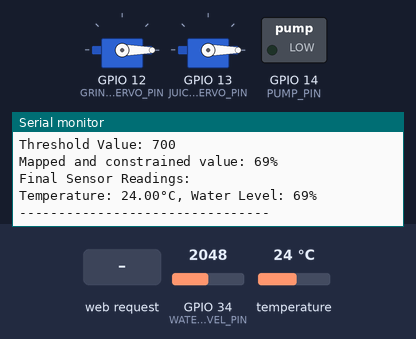
Simulated run of this sketch. Board: ESP32. Parts: 2 × servo, switched loads named in the sketch (green lamp = pin HIGH), the last lines printed to the serial monitor. The inputs (shaded band) are chosen by the test bench; at power-on: GPIO 34 (WATER_LEVEL_PIN) = 2048, temperature 24 °C (analog values on the 0–4095 scale). WiFi joins after 1.5 s; servers stay silent unless stated.

Above: at 2.7 s.
2.8 s: GPIO 34 (WATER_LEVEL_PIN) set to 660
At 4.8 s:
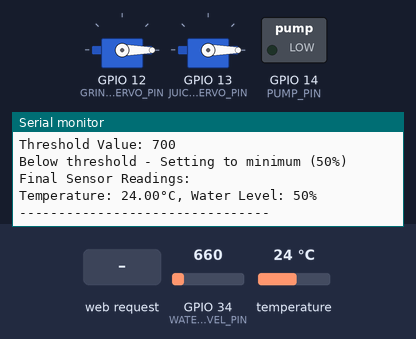
7.5 s: HTTP request GET /sensors received
At 9.6 s:
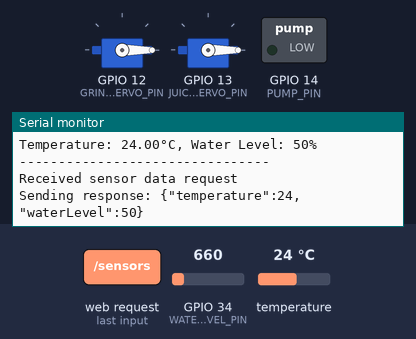

Measured:
- after the input at 2.8 s, the serial monitor: prints a new line after 1.4 s (image 1)
- after the input at 7.5 s, the serial monitor: prints a new line after 1.5 s (image 2)

The sketch:

main.ino
```cpp
#include <WiFi.h>
#include <WebServer.h>
#include <ArduinoJson.h>
#include <OneWire.h>
#include <DallasTemperature.h>
#include <ESP32Servo.h>

// WiFi credentials
const char* ssid = "FRAMSI";       // Replace with your actual WiFi name
const char* password = "12345678"; // Replace with your actual WiFi password

// Pin Definitions
#define TEMP_SENSOR_PIN 4      // DS18B20 temperature sensor
#define WATER_LEVEL_PIN 34     // Water level sensor (analog)
#define GRINDER_SERVO_PIN 12   // Servo motor for grinder
#define JUICER_SERVO_PIN 13    // Servo motor for juicer
#define PUMP_PIN 14            // Pump control pin

// Water Level Calibration
const int WATER_LEVEL_MAX = 4095;   // Maximum possible reading
const int WATER_LEVEL_MIN = 1365;   // ~1/3 of max (adjust based on your sensor)
const int WATER_LEVEL_THRESHOLD = 700;  // Reading for 50% level

// Objects
WebServer server(80);
OneWire oneWire(TEMP_SENSOR_PIN);
DallasTemperature tempSensor(&oneWire);
Servo grinderServo;
Servo juicerServo;

// Variables
float temperature = 0.0;
int waterLevel = 0;
int grinderSpeed = 0;  // 0 to 5 levels
bool juicerStatus = false;
bool valveStatus = false;

void setup() {
  Serial.begin(115200);
  Serial.println("\nStarting ESP32...");

  // Initialize pins
  pinMode(WATER_LEVEL_PIN, INPUT);
  analogReadResolution(12);  // Set ADC resolution to 12 bits (0-4095)
  analogSetAttenuation(ADC_11db);  // Set ADC attenuation for 3.3V range
  pinMode(PUMP_PIN, OUTPUT);
  digitalWrite(PUMP_PIN, LOW);  // Start with pump off

  // Initialize temperature sensor
  tempSensor.begin();

  // Initialize servos
  ESP32PWM::allocateTimer(0);
  ESP32PWM::allocateTimer(1);
  grinderServo.setPeriodHertz(50);
  juicerServo.setPeriodHertz(50);
  grinderServo.attach(GRINDER_SERVO_PIN);
  juicerServo.attach(JUICER_SERVO_PIN);

  // Set initial positions
  grinderServo.write(0);  // Start at 0 degrees (OFF)
  juicerServo.write(0);   // Start at 0 degrees (OFF)

  // Connect to WiFi with more detailed debugging
  Serial.print("Connecting to WiFi network: ");
  Serial.println(ssid);

  WiFi.begin(ssid, password);
  int attempts = 0;
  while (WiFi.status() != WL_CONNECTED && attempts < 20) {
    delay(500);
    Serial.print(".");
    attempts++;
  }

  if (WiFi.status() == WL_CONNECTED) {
    Serial.println("\nWiFi connected successfully!");
    Serial.print("IP address: ");
    Serial.println(WiFi.localIP());
    Serial.print("Signal strength (RSSI): ");
    Serial.print(WiFi.RSSI());
    Serial.println(" dBm");
  } else {
    Serial.println("\nFailed to connect to WiFi!");
    Serial.println("Restarting ESP32...");
    ESP.restart();
  }

  // Setup server endpoints
  setupEndpoints();
  server.enableCORS();
  server.begin();

  Serial.println("HTTP server started");
  Serial.println("Ready to receive requests!");
}

void loop() {
  server.handleClient();
  updateSensors();
  delay(100);
}

void updateSensors() {
  // Update temperature
  tempSensor.requestTemperatures();
  temperature = tempSensor.getTempCByIndex(0);

  // Update water level with detailed debugging
  int rawWaterLevel = analogRead(WATER_LEVEL_PIN);

  // Debug raw reading
  Serial.println("\n----- Water Level Sensor Debug -----");
  Serial.print("Raw ADC Reading (0-4095): ");
  Serial.println(rawWaterLevel);

  // Map water level with improved logic and debug info
  Serial.print("Threshold Value: ");
  Serial.println(WATER_LEVEL_THRESHOLD);

  if (rawWaterLevel < WATER_LEVEL_THRESHOLD) {
    waterLevel = 50;
    Serial.println("Below threshold - Setting to minimum (50%)");
  } else {
    // Map from threshold to max (700-4095) to percentage (50-100)
    waterLevel = map(rawWaterLevel, WATER_LEVEL_THRESHOLD, WATER_LEVEL_MAX, 50, 100);
    waterLevel = constrain(waterLevel, 50, 100);
    Serial.print("Mapped and constrained value: ");
    Serial.print(waterLevel);
    Serial.println("%");
  }

  // Final readings
  Serial.println("\nFinal Sensor Readings:");
  Serial.print("Temperature: ");
  Serial.print(temperature);
  Serial.print("°C, Water Level: ");
  Serial.print(waterLevel);
  Serial.println("%");
  Serial.println("--------------------------------\n");

  delay(1000); // Add a small delay between readings
}

void setupEndpoints() {
  // Get sensor data endpoint
  server.on("/sensors", HTTP_GET, []() {
    Serial.println("Received sensor data request");

    DynamicJsonDocument doc(200);
    doc["temperature"] = temperature;
    doc["waterLevel"] = waterLevel;

    String response;
    serializeJson(doc, response);

    // Add CORS headers
    server.sendHeader("Access-Control-Allow-Origin", "*");
    server.sendHeader("Access-Control-Allow-Methods", "GET");
    server.sendHeader("Access-Control-Allow-Headers", "Content-Type");

    Serial.print("Sending response: ");
    Serial.println(response);

    server.send(200, "application/json", response);
  });

  // Control grinder speed
  server.on("/control/grinder", HTTP_POST, []() {
    if (server.hasArg("plain")) {
      DynamicJsonDocument doc(200);
      deserializeJson(doc, server.arg("plain"));
      grinderSpeed = doc["speed"].as<int>();

      // Convert speed (0-5) to angle (0-25 degrees, 5-degree intervals)
      int angle = grinderSpeed * 5;
      grinderServo.write(angle);

      Serial.print("Grinder speed set to: ");
      Serial.print(grinderSpeed);
      Serial.print(" (angle: ");
      Serial.print(angle);
      Serial.println("°)");

      server.send(200, "application/json", "{\"success\":true}");
    } else {
      server.send(400, "application/json", "{\"error\":\"Invalid request\"}");
    }
  });

  // Control juicer
  server.on("/control/juicer", HTTP_POST, []() {
    if (server.hasArg("plain")) {
      DynamicJsonDocument doc(200);
      deserializeJson(doc, server.arg("plain"));
      juicerStatus = doc["status"].as<bool>();

      // Set servo angle (0° for off, 30° for on)
      juicerServo.write(juicerStatus ? 30 : 0);

      Serial.print("Juicer status changed to: ");
      Serial.println(juicerStatus ? "ON" : "OFF");

      server.send(200, "application/json", "{\"success\":true}");
    } else {
      server.send(400, "application/json", "{\"error\":\"Invalid request\"}");
    }
  });

  // Control valve (pump)
  server.on("/control/valve", HTTP_POST, []() {
    if (server.hasArg("plain")) {
      DynamicJsonDocument doc(200);
      deserializeJson(doc, server.arg("plain"));
      valveStatus = doc["status"].as<bool>();

      // Control pump
      digitalWrite(PUMP_PIN, valveStatus ? HIGH : LOW);

      Serial.print("Valve/Pump status changed to: ");
      Serial.println(valveStatus ? "ON" : "OFF");

      server.send(200, "application/json", "{\"success\":true}");
    } else {
      server.send(400, "application/json", "{\"error\":\"Invalid request\"}");
    }
  });

  // Handle OPTIONS requests for CORS
  server.on("/sensors", HTTP_OPTIONS, []() {
    Serial.println("Received OPTIONS request");

    server.sendHeader("Access-Control-Allow-Origin", "*");
    server.sendHeader("Access-Control-Allow-Methods", "GET");
    server.sendHeader("Access-Control-Allow-Headers", "Content-Type");

    server.send(200);
  });

  server.on("/control/grinder", HTTP_OPTIONS, []() {
    server.send(200);
  });

  server.on("/control/juicer", HTTP_OPTIONS, []() {
    server.send(200);
  });

  server.on("/control/valve", HTTP_OPTIONS, []() {
    server.send(200);
  });
}
```
